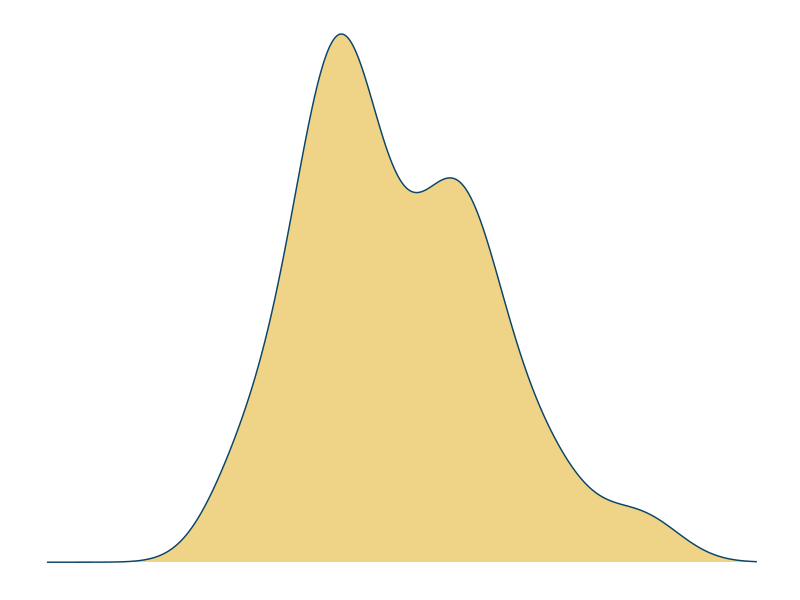

Here is the R script that generated this plot:
## ---- chunk 1
library(tidyverse)    # untuk manupulasi, merapikan, & visualisasi data
## ---- chunk 2
set.seed(2000)
df1 = tibble(var = 'A', val = rnorm(n = 25, mean = 5.5, sd = 1.5))
df2 = tibble(var = 'B', val = rnorm(n = 15, mean = 4.5, sd = 1.0))
df3 = tibble(var = 'C', val = rnorm(n = 20, mean = 5.0, sd = 1.0))
df4 = tibble(var = 'D', val = rnorm(n = 10, mean = 4.0, sd = 0.5))
df5 = tibble(var = 'E', val = rnorm(n = 13, mean = 5.0, sd = 1.5))

df <- rbind(df1, df2, df3, df4, df5) %>%
  mutate(Variable = as_factor(var),
         value = round(val, 2)) %>%
  select(Variable, value)
## ---- chunk 3
density_plot <- df %>%
  ggplot(aes(x = value)) +
  geom_density(alpha = 0.9,
               color = '#094568',
               fill = '#edce79') +
  scale_x_continuous(limits = c(0, 10)) +
  theme_minimal() +
  theme(
    axis.title = element_blank(),
    axis.text = element_blank(),
    axis.line = element_blank(),
    panel.grid.major = element_blank(),
    panel.grid.minor = element_blank(),
    panel.background = element_rect(fill = '#FFFFFF',
                                    color = NA),
    plot.background = element_rect(fill = '#FFFFFF',
                                   color = '#FFFFFF')
  )
## ---- chunk 4
density_plot
